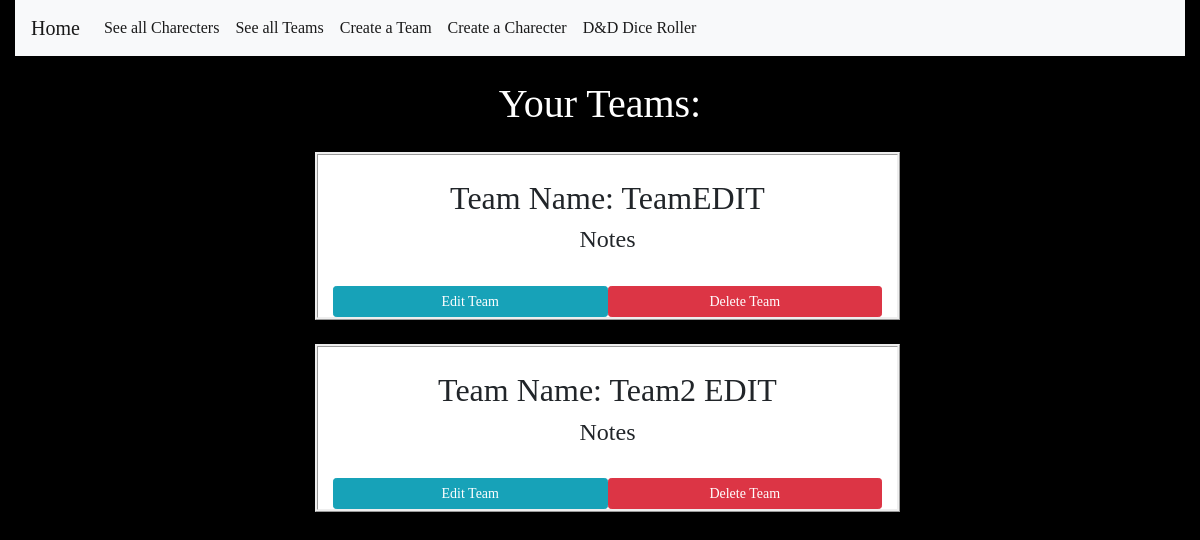
The app's page /charecters/display_teams/, older data.
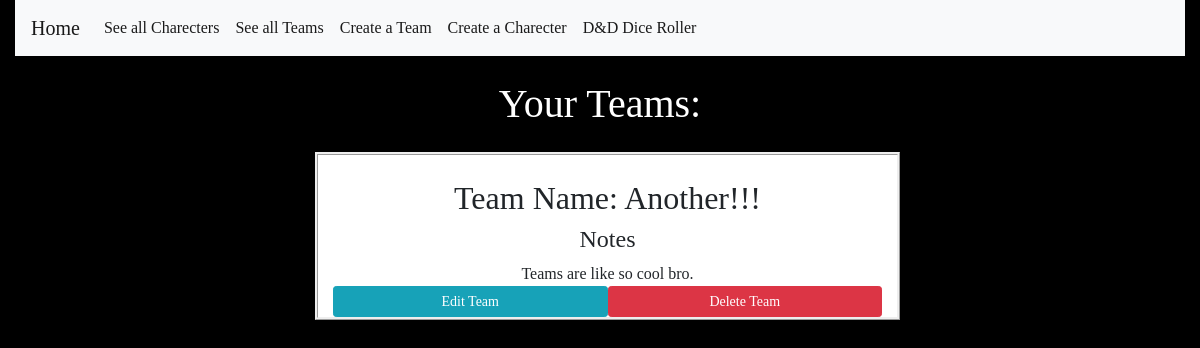
The same page, newer data.
### charecters/models.py (models this page shows, shortened)
class Team(models.Model):
    team_name = models.CharField(max_length=50)
    notes = models.TextField(blank=True, max_length=800)

### charecters/views.py (the view)
# urls.py: path('display_teams/', views.display_teams, name='display_teams'),
def display_teams(request):
    teams = Team.objects.all()
    context = {'teams': teams}
    return render(request, 'teams.html', context=context)

### charecters/templates/teams.html (shortened to what this page needs)
{% extends 'base.html' %}
{% block content %}
<div>
  <h1 style="margin:2vw; color:white; text-align: center;">Your Teams:</h1>
  {% for team in teams %}
  <div
    class="row"
    style="text-align: center; width: 50%; margin-left:25vw;border-style: ridge"
  >
    <div class="col" style="background-color: white ">
      <br />
      <h2>Team Name: {{ team.team_name }}</h2>
      <h4>Notes</h4>
      {{team.notes}}
      <br />
      <div style="display: flex">
        <a
          class="btn btn-sm btn-info"
          style="width: 50%"
          href="{% url 'charecters:update_team' team.id%}"
          >Edit Team
        </a>
        <a
          class="btn btn-sm btn-danger"
          style="width: 50%"
          href="{% url 'charecters:delete_team' team.id%}"
          >Delete Team</a
        >
      </div>
    </div>
  </div>
  <br />
  {% endfor %}
</div>
{% endblock %}

### esaPythonPortfolio/templates/base.html (shortened to what this page needs)
<!DOCTYPE html>
<html>
  <head>
    <link
      rel="stylesheet"
      href="https://stackpath.bootstrapcdn.com/bootstrap/4.1.3/css/bootstrap.min.css"
    />
  </head>
  <body style="background-color: black; font-family: fantasy;">
    <div class="container-fluid">
      <nav
        class="navbar navbar-expand-lg navbar-light bg-light"
        style="font-family: fantasy;"
      >
        <a class="navbar-brand" href="{% url 'home' %}">Home</a>
        <div class="collapse navbar-collapse" id="navbarSupportedContent">
          <ul class="navbar-nav active">
            <li class="nav-item">
              <a
                class="nav-link active"
                href="{% url 'charecters:display_charecters' %}"
                >See all Charecters</a
              >
            </li>
            <li class="nav-item active">
              <a class="nav-link" href="{% url 'charecters:display_teams' %}">
                See all Teams
              </a>
            </li>
            <li class="nav-item active">
              <a class="nav-link" href="{% url 'charecters:create_team' %}">
                Create a Team
              </a>
            </li>
            <li class="nav-item active">
              <a class="nav-link" href="{% url 'charecters:create_charecter' %}"
                >Create a Charecter</a
              >
            </li>
            <li class="nav-item active">
              <a class="nav-link" href="{% url 'dndDice:index' %}"
                >D&D Dice Roller</a
              >
            </li>
          </ul>
        </div>
      </nav>
      <div style="font-family: fantasy;">
        {% block content %} {% endblock content %}
      </div>
    </div>
  </body>
</html>

Row changes from the older to the newer data that the page shows:
removed Team: team_name "TeamEDIT"
removed Team: team_name "Team2 EDIT"
added Team: team_name "Another!!!", notes "Teams are like so cool bro."
